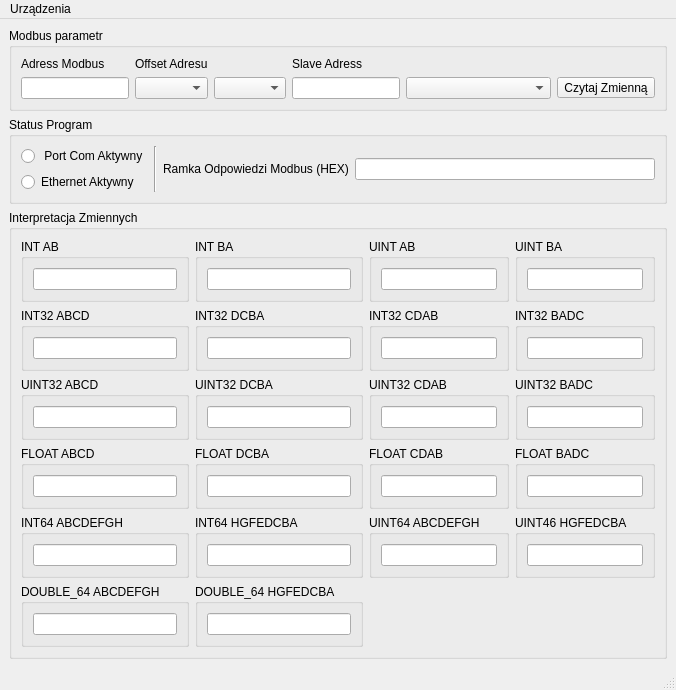
<?xml version="1.0" encoding="UTF-8"?>
<ui version="4.0">
 <class>MainWindow</class>
 <widget class="QMainWindow" name="MainWindow">
  <property name="geometry">
   <rect>
    <x>0</x>
    <y>0</y>
    <width>582</width>
    <height>649</height>
   </rect>
  </property>
  <property name="windowTitle">
   <string>QModbus_RTU_MASTER</string>
  </property>
  <widget class="QWidget" name="centralwidget">
   <layout class="QVBoxLayout" name="verticalLayout">
    <item>
     <widget class="QGroupBox" name="groupBox_2">
      <property name="title">
       <string>Modbus parametr</string>
      </property>
      <layout class="QGridLayout" name="gridLayout_2">
       <item row="1" column="5">
        <widget class="QToolButton" name="toolButton">
         <property name="text">
          <string>Czytaj Zmienną</string>
         </property>
        </widget>
       </item>
       <item row="1" column="0">
        <widget class="QLineEdit" name="LE_Mb_adress">
         <property name="sizePolicy">
          <sizepolicy hsizetype="Preferred" vsizetype="Fixed">
           <horstretch>0</horstretch>
           <verstretch>0</verstretch>
          </sizepolicy>
         </property>
        </widget>
       </item>
       <item row="1" column="2">
        <widget class="QComboBox" name="CB_Reg_count"/>
       </item>
       <item row="1" column="3">
        <widget class="QLineEdit" name="LE_Slave_adress">
         <property name="sizePolicy">
          <sizepolicy hsizetype="Preferred" vsizetype="Fixed">
           <horstretch>0</horstretch>
           <verstretch>0</verstretch>
          </sizepolicy>
         </property>
        </widget>
       </item>
       <item row="0" column="3">
        <widget class="QLabel" name="label_3">
         <property name="text">
          <string>Slave Adress</string>
         </property>
        </widget>
       </item>
       <item row="1" column="4">
        <widget class="QComboBox" name="CB_MB_function">
         <property name="sizePolicy">
          <sizepolicy hsizetype="MinimumExpanding" vsizetype="Fixed">
           <horstretch>0</horstretch>
           <verstretch>0</verstretch>
          </sizepolicy>
         </property>
        </widget>
       </item>
       <item row="0" column="0">
        <widget class="QLabel" name="label">
         <property name="text">
          <string>Adress Modbus</string>
         </property>
        </widget>
       </item>
       <item row="1" column="1">
        <widget class="QComboBox" name="CB_Adress_offset"/>
       </item>
       <item row="0" column="1">
        <widget class="QLabel" name="label_2">
         <property name="text">
          <string>Offset Adresu</string>
         </property>
        </widget>
       </item>
      </layout>
     </widget>
    </item>
    <item>
     <widget class="QGroupBox" name="groupBox_43">
      <property name="enabled">
       <bool>true</bool>
      </property>
      <property name="title">
       <string>Status Program</string>
      </property>
      <layout class="QGridLayout" name="gridLayout_3">
       <item row="0" column="1" rowspan="2">
        <widget class="Line" name="line">
         <property name="orientation">
          <enum>Qt::Vertical</enum>
         </property>
        </widget>
       </item>
       <item row="0" column="0">
        <widget class="QRadioButton" name="radioCom">
         <property name="text">
          <string> Port Com Aktywny</string>
         </property>
         <property name="checkable">
          <bool>true</bool>
         </property>
         <property name="autoExclusive">
          <bool>false</bool>
         </property>
        </widget>
       </item>
       <item row="1" column="0">
        <widget class="QRadioButton" name="radioEth">
         <property name="text">
          <string>Ethernet Aktywny</string>
         </property>
         <property name="checkable">
          <bool>true</bool>
         </property>
         <property name="autoExclusive">
          <bool>false</bool>
         </property>
        </widget>
       </item>
       <item row="0" column="2" rowspan="2">
        <widget class="QLabel" name="label_4">
         <property name="text">
          <string>Ramka Odpowiedzi Modbus (HEX)</string>
         </property>
        </widget>
       </item>
       <item row="0" column="3" rowspan="2">
        <widget class="QLineEdit" name="lineEdit">
         <property name="readOnly">
          <bool>true</bool>
         </property>
        </widget>
       </item>
      </layout>
     </widget>
    </item>
    <item>
     <widget class="QGroupBox" name="groupBox">
      <property name="enabled">
       <bool>true</bool>
      </property>
      <property name="title">
       <string>Interpretacja Zmiennych</string>
      </property>
      <layout class="QGridLayout" name="gridLayout">
       <item row="2" column="0">
        <widget class="QGroupBox" name="groupBox_21">
         <property name="title">
          <string>UINT32 ABCD</string>
         </property>
         <layout class="QHBoxLayout" name="horizontalLayout_45">
          <item>
           <widget class="QLineEdit" name="LE_UINT32_ABCD">
            <property name="readOnly">
             <bool>true</bool>
            </property>
           </widget>
          </item>
         </layout>
        </widget>
       </item>
       <item row="0" column="3">
        <widget class="QGroupBox" name="groupBox_6">
         <property name="title">
          <string>UINT BA</string>
         </property>
         <layout class="QHBoxLayout" name="horizontalLayout_4">
          <item>
           <widget class="QLineEdit" name="LE_UINT_BA">
            <property name="readOnly">
             <bool>true</bool>
            </property>
           </widget>
          </item>
         </layout>
        </widget>
       </item>
       <item row="4" column="3">
        <widget class="QGroupBox" name="groupBox_18">
         <property name="title">
          <string>UINT46 HGFEDCBA</string>
         </property>
         <layout class="QHBoxLayout" name="horizontalLayout_16">
          <item>
           <widget class="QLineEdit" name="LE_UINT64_DCBA">
            <property name="readOnly">
             <bool>true</bool>
            </property>
           </widget>
          </item>
         </layout>
        </widget>
       </item>
       <item row="1" column="2">
        <widget class="QGroupBox" name="groupBox_9">
         <property name="title">
          <string>INT32 CDAB</string>
         </property>
         <layout class="QHBoxLayout" name="horizontalLayout_7">
          <item>
           <widget class="QLineEdit" name="LE_INT32_CDAB">
            <property name="readOnly">
             <bool>true</bool>
            </property>
           </widget>
          </item>
         </layout>
        </widget>
       </item>
       <item row="4" column="0">
        <widget class="QGroupBox" name="groupBox_15">
         <property name="title">
          <string>INT64 ABCDEFGH</string>
         </property>
         <layout class="QHBoxLayout" name="horizontalLayout_13">
          <item>
           <widget class="QLineEdit" name="LE_INT64_ABCD">
            <property name="readOnly">
             <bool>true</bool>
            </property>
           </widget>
          </item>
         </layout>
        </widget>
       </item>
       <item row="1" column="0">
        <widget class="QGroupBox" name="groupBox_7">
         <property name="title">
          <string>INT32 ABCD</string>
         </property>
         <layout class="QHBoxLayout" name="horizontalLayout_5">
          <item>
           <widget class="QLineEdit" name="LE_INT32_ABCD">
            <property name="readOnly">
             <bool>true</bool>
            </property>
           </widget>
          </item>
         </layout>
        </widget>
       </item>
       <item row="3" column="3">
        <widget class="QGroupBox" name="groupBox_14">
         <property name="title">
          <string>FLOAT BADC</string>
         </property>
         <layout class="QHBoxLayout" name="horizontalLayout_12">
          <item>
           <widget class="QLineEdit" name="LE_FLOAT_BADC">
            <property name="readOnly">
             <bool>true</bool>
            </property>
           </widget>
          </item>
         </layout>
        </widget>
       </item>
       <item row="2" column="3">
        <widget class="QGroupBox" name="groupBox_24">
         <property name="title">
          <string>UINT32 BADC</string>
         </property>
         <layout class="QHBoxLayout" name="horizontalLayout_48">
          <item>
           <widget class="QLineEdit" name="LE_UINT32_BADC">
            <property name="readOnly">
             <bool>true</bool>
            </property>
           </widget>
          </item>
         </layout>
        </widget>
       </item>
       <item row="5" column="0">
        <widget class="QGroupBox" name="groupBox_19">
         <property name="title">
          <string>DOUBLE_64 ABCDEFGH</string>
         </property>
         <layout class="QHBoxLayout" name="horizontalLayout_17">
          <item>
           <widget class="QLineEdit" name="LE_DOUBLE_ABCD">
            <property name="readOnly">
             <bool>true</bool>
            </property>
           </widget>
          </item>
         </layout>
        </widget>
       </item>
       <item row="3" column="0">
        <widget class="QGroupBox" name="groupBox_11">
         <property name="title">
          <string>FLOAT ABCD</string>
         </property>
         <layout class="QHBoxLayout" name="horizontalLayout_9">
          <item>
           <widget class="QLineEdit" name="LE_FLOAT_ABCD">
            <property name="readOnly">
             <bool>true</bool>
            </property>
           </widget>
          </item>
         </layout>
        </widget>
       </item>
       <item row="1" column="1">
        <widget class="QGroupBox" name="groupBox_8">
         <property name="title">
          <string>INT32 DCBA</string>
         </property>
         <layout class="QHBoxLayout" name="horizontalLayout_6">
          <item>
           <widget class="QLineEdit" name="LE_INT32_DCBA">
            <property name="readOnly">
             <bool>true</bool>
            </property>
           </widget>
          </item>
         </layout>
        </widget>
       </item>
       <item row="3" column="1">
        <widget class="QGroupBox" name="groupBox_12">
         <property name="title">
          <string>FLOAT DCBA</string>
         </property>
         <layout class="QHBoxLayout" name="horizontalLayout_10">
          <item>
           <widget class="QLineEdit" name="LE_FLOAT_DCBA">
            <property name="readOnly">
             <bool>true</bool>
            </property>
           </widget>
          </item>
         </layout>
        </widget>
       </item>
       <item row="2" column="2">
        <widget class="QGroupBox" name="groupBox_23">
         <property name="title">
          <string>UINT32 CDAB</string>
         </property>
         <layout class="QHBoxLayout" name="horizontalLayout_47">
          <item>
           <widget class="QLineEdit" name="LE_UINT32_CDAB">
            <property name="readOnly">
             <bool>true</bool>
            </property>
           </widget>
          </item>
         </layout>
        </widget>
       </item>
       <item row="0" column="0">
        <widget class="QGroupBox" name="groupBox_3">
         <property name="title">
          <string>INT AB</string>
         </property>
         <layout class="QHBoxLayout" name="horizontalLayout">
          <item>
           <widget class="QLineEdit" name="LE_INT_AB">
            <property name="readOnly">
             <bool>true</bool>
            </property>
           </widget>
          </item>
         </layout>
        </widget>
       </item>
       <item row="3" column="2">
        <widget class="QGroupBox" name="groupBox_13">
         <property name="title">
          <string>FLOAT CDAB</string>
         </property>
         <layout class="QHBoxLayout" name="horizontalLayout_11">
          <item>
           <widget class="QLineEdit" name="LE_FLOAT_CDAB">
            <property name="readOnly">
             <bool>true</bool>
            </property>
           </widget>
          </item>
         </layout>
        </widget>
       </item>
       <item row="4" column="2">
        <widget class="QGroupBox" name="groupBox_17">
         <property name="title">
          <string>UINT64 ABCDEFGH</string>
         </property>
         <layout class="QHBoxLayout" name="horizontalLayout_15">
          <item>
           <widget class="QLineEdit" name="LE_UINT64_ABCD">
            <property name="readOnly">
             <bool>true</bool>
            </property>
           </widget>
          </item>
         </layout>
        </widget>
       </item>
       <item row="0" column="2">
        <widget class="QGroupBox" name="groupBox_5">
         <property name="title">
          <string>UINT AB</string>
         </property>
         <layout class="QHBoxLayout" name="horizontalLayout_3">
          <item>
           <widget class="QLineEdit" name="LE_UINT_AB">
            <property name="readOnly">
             <bool>true</bool>
            </property>
           </widget>
          </item>
         </layout>
        </widget>
       </item>
       <item row="1" column="3">
        <widget class="QGroupBox" name="groupBox_10">
         <property name="title">
          <string>INT32 BADC</string>
         </property>
         <layout class="QHBoxLayout" name="horizontalLayout_8">
          <item>
           <widget class="QLineEdit" name="LE_INT32_BADC">
            <property name="readOnly">
             <bool>true</bool>
            </property>
           </widget>
          </item>
         </layout>
        </widget>
       </item>
       <item row="4" column="1">
        <widget class="QGroupBox" name="groupBox_16">
         <property name="title">
          <string>INT64 HGFEDCBA</string>
         </property>
         <layout class="QHBoxLayout" name="horizontalLayout_14">
          <item>
           <widget class="QLineEdit" name="LE_INT64_DCBA">
            <property name="readOnly">
             <bool>true</bool>
            </property>
           </widget>
          </item>
         </layout>
        </widget>
       </item>
       <item row="0" column="1">
        <widget class="QGroupBox" name="groupBox_4">
         <property name="title">
          <string>INT BA</string>
         </property>
         <layout class="QHBoxLayout" name="horizontalLayout_2">
          <item>
           <widget class="QLineEdit" name="LE_INT_BA">
            <property name="readOnly">
             <bool>true</bool>
            </property>
           </widget>
          </item>
         </layout>
        </widget>
       </item>
       <item row="2" column="1">
        <widget class="QGroupBox" name="groupBox_22">
         <property name="title">
          <string>UINT32 DCBA</string>
         </property>
         <layout class="QHBoxLayout" name="horizontalLayout_46">
          <item>
           <widget class="QLineEdit" name="LE_UINT32_DCBA">
            <property name="readOnly">
             <bool>true</bool>
            </property>
           </widget>
          </item>
         </layout>
        </widget>
       </item>
       <item row="5" column="1">
        <widget class="QGroupBox" name="groupBox_20">
         <property name="title">
          <string>DOUBLE_64 HGFEDCBA</string>
         </property>
         <layout class="QHBoxLayout" name="horizontalLayout_18">
          <item>
           <widget class="QLineEdit" name="LE_DOUBLE_DCBA">
            <property name="readOnly">
             <bool>true</bool>
            </property>
           </widget>
          </item>
         </layout>
        </widget>
       </item>
      </layout>
     </widget>
    </item>
   </layout>
  </widget>
  <widget class="QMenuBar" name="menubar">
   <property name="geometry">
    <rect>
     <x>0</x>
     <y>0</y>
     <width>582</width>
     <height>22</height>
    </rect>
   </property>
   <widget class="QMenu" name="menufile">
    <property name="title">
     <string>Urządzenia</string>
    </property>
    <addaction name="separator"/>
    <addaction name="actionRTU_OVER_TCP"/>
    <addaction name="actionRTU_COM_PORT"/>
   </widget>
   <addaction name="menufile"/>
  </widget>
  <widget class="QStatusBar" name="statusbar"/>
  <action name="actionRTU_OVER_TCP">
   <property name="text">
    <string>Ustawienia Ethernet</string>
   </property>
  </action>
  <action name="actionRTU_COM_PORT">
   <property name="text">
    <string>Ustawienia COM</string>
   </property>
  </action>
 </widget>
 <resources/>
 <connections/>
</ui>
